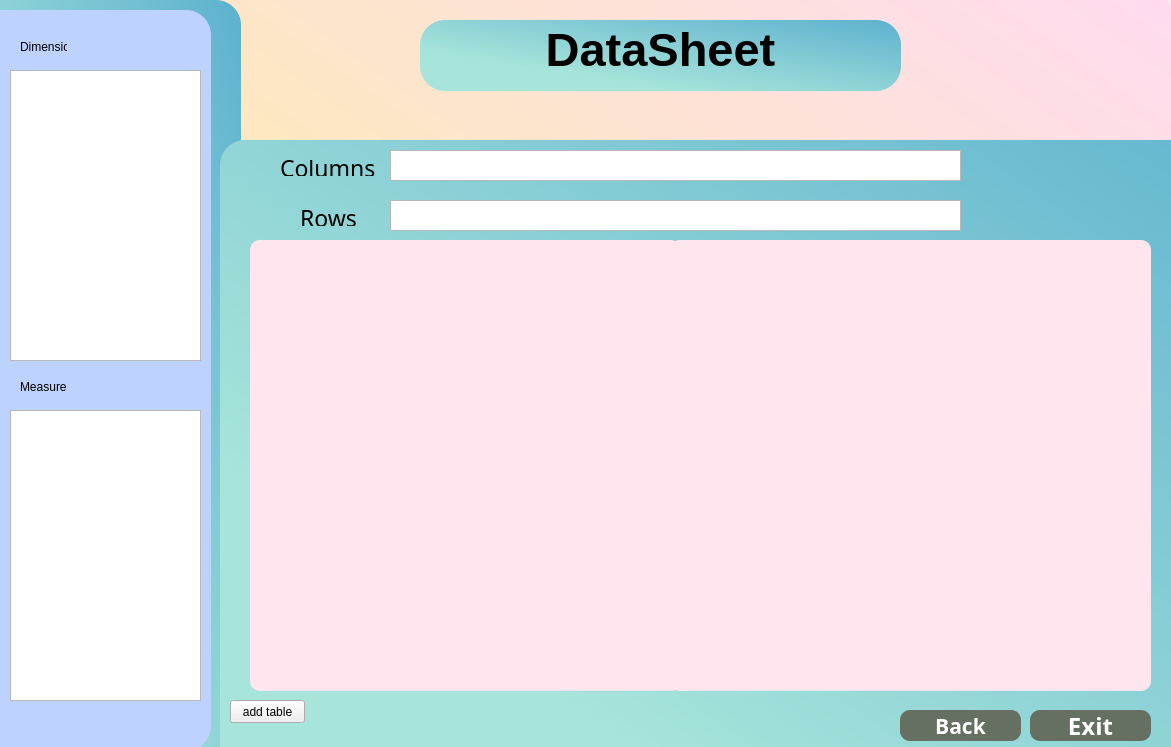
<?xml version="1.0" encoding="UTF-8"?>
<ui version="4.0">
 <class>Form</class>
 <widget class="QWidget" name="Form">
  <property name="geometry">
   <rect>
    <x>0</x>
    <y>0</y>
    <width>1171</width>
    <height>747</height>
   </rect>
  </property>
  <property name="minimumSize">
   <size>
    <width>1171</width>
    <height>747</height>
   </size>
  </property>
  <property name="windowTitle">
   <string>Form</string>
  </property>
  <widget class="QLabel" name="bg_2">
   <property name="geometry">
    <rect>
     <x>40</x>
     <y>-10</y>
     <width>1131</width>
     <height>801</height>
    </rect>
   </property>
   <property name="minimumSize">
    <size>
     <width>861</width>
     <height>721</height>
    </size>
   </property>
   <property name="font">
    <font>
     <weight>75</weight>
     <bold>true</bold>
    </font>
   </property>
   <property name="styleSheet">
    <string notr="true">background :qlineargradient(spread:reflect, x1:1, y1:0, x2:0, y2:1, stop:0 rgba(255, 219, 241, 255), stop:1 rgba(250, 245, 144, 255));border-radius : 20;</string>
   </property>
   <property name="text">
    <string/>
   </property>
  </widget>
  <widget class="QLabel" name="bg">
   <property name="geometry">
    <rect>
     <x>220</x>
     <y>140</y>
     <width>1171</width>
     <height>747</height>
    </rect>
   </property>
   <property name="minimumSize">
    <size>
     <width>1171</width>
     <height>747</height>
    </size>
   </property>
   <property name="styleSheet">
    <string notr="true">background :qlineargradient(spread:pad, x1:0.244, y1:0.699, x2:1, y2:0, stop:0 rgba(167, 228, 218, 255), stop:1 rgba(93, 177, 207, 255)) ;border-radius : 25;</string>
   </property>
   <property name="text">
    <string/>
   </property>
  </widget>
  <widget class="QLabel" name="label_login">
   <property name="geometry">
    <rect>
     <x>460</x>
     <y>20</y>
     <width>401</width>
     <height>61</height>
    </rect>
   </property>
   <property name="font">
    <font>
     <pointsize>17</pointsize>
    </font>
   </property>
   <property name="whatsThis">
    <string>&lt;html&gt;&lt;head/&gt;&lt;body&gt;&lt;p&gt;&lt;span style=&quot; font-size:10pt;&quot;&gt;LOGIN&lt;/span&gt;&lt;/p&gt;&lt;p&gt;&lt;br/&gt;&lt;/p&gt;&lt;/body&gt;&lt;/html&gt;</string>
   </property>
   <property name="text">
    <string>&lt;html&gt;&lt;head/&gt;&lt;body&gt;&lt;p align=&quot;center&quot;&gt;&lt;span style=&quot; font-family:'OCR A Extended'; font-size:35pt; font-weight:600;&quot;&gt;DataSheet&lt;/span&gt;&lt;/p&gt;&lt;/body&gt;&lt;/html&gt;</string>
   </property>
  </widget>
  <widget class="QPushButton" name="Ex_bt">
   <property name="geometry">
    <rect>
     <x>1030</x>
     <y>710</y>
     <width>121</width>
     <height>31</height>
    </rect>
   </property>
   <property name="font">
    <font>
     <family>OCR A Extended</family>
     <pointsize>18</pointsize>
     <weight>75</weight>
     <bold>true</bold>
    </font>
   </property>
   <property name="styleSheet">
    <string notr="true">QPushButton{
background-color:rgb(102, 112, 98);
border-radius : 10px;
color:white}</string>
   </property>
   <property name="text">
    <string>Exit</string>
   </property>
  </widget>
  <widget class="QLabel" name="bg_3">
   <property name="geometry">
    <rect>
     <x>-30</x>
     <y>0</y>
     <width>271</width>
     <height>771</height>
    </rect>
   </property>
   <property name="styleSheet">
    <string notr="true">background :qlineargradient(spread:pad, x1:0.244, y1:0.699, x2:1, y2:0, stop:0 rgba(167, 228, 218, 255), stop:1 rgba(93, 177, 207, 255)) ;border-radius : 25;</string>
   </property>
   <property name="text">
    <string/>
   </property>
  </widget>
  <widget class="QLabel" name="bg_4">
   <property name="geometry">
    <rect>
     <x>-260</x>
     <y>10</y>
     <width>471</width>
     <height>741</height>
    </rect>
   </property>
   <property name="styleSheet">
    <string notr="true">background : rgb(190, 210, 255); border-radius : 25;</string>
   </property>
   <property name="text">
    <string/>
   </property>
  </widget>
  <widget class="listdi" name="list_dimension">
   <property name="geometry">
    <rect>
     <x>10</x>
     <y>70</y>
     <width>191</width>
     <height>291</height>
    </rect>
   </property>
   <property name="font">
    <font>
     <family>OCR A Extended</family>
     <pointsize>15</pointsize>
    </font>
   </property>
  </widget>
  <widget class="listmea" name="list_measures">
   <property name="geometry">
    <rect>
     <x>10</x>
     <y>410</y>
     <width>191</width>
     <height>291</height>
    </rect>
   </property>
   <property name="font">
    <font>
     <family>OCR A Extended</family>
     <pointsize>15</pointsize>
    </font>
   </property>
  </widget>
  <widget class="listcol" name="list_col">
   <property name="geometry">
    <rect>
     <x>390</x>
     <y>150</y>
     <width>571</width>
     <height>31</height>
    </rect>
   </property>
   <property name="font">
    <font>
     <family>OCR A Extended</family>
     <pointsize>14</pointsize>
    </font>
   </property>
  </widget>
  <widget class="listrow" name="list_row">
   <property name="geometry">
    <rect>
     <x>390</x>
     <y>200</y>
     <width>571</width>
     <height>31</height>
    </rect>
   </property>
   <property name="font">
    <font>
     <family>OCR A Extended</family>
     <pointsize>14</pointsize>
    </font>
   </property>
  </widget>
  <widget class="QLabel" name="label">
   <property name="geometry">
    <rect>
     <x>20</x>
     <y>40</y>
     <width>47</width>
     <height>13</height>
    </rect>
   </property>
   <property name="text">
    <string>Dimensions</string>
   </property>
  </widget>
  <widget class="QLabel" name="label_2">
   <property name="geometry">
    <rect>
     <x>20</x>
     <y>380</y>
     <width>47</width>
     <height>13</height>
    </rect>
   </property>
   <property name="text">
    <string>Measures</string>
   </property>
  </widget>
  <widget class="QLabel" name="label_3">
   <property name="geometry">
    <rect>
     <x>280</x>
     <y>160</y>
     <width>101</width>
     <height>16</height>
    </rect>
   </property>
   <property name="font">
    <font>
     <family>Tw Cen MT Condensed Extra Bold</family>
     <pointsize>17</pointsize>
    </font>
   </property>
   <property name="text">
    <string>Columns</string>
   </property>
  </widget>
  <widget class="QLabel" name="label_4">
   <property name="geometry">
    <rect>
     <x>300</x>
     <y>210</y>
     <width>71</width>
     <height>16</height>
    </rect>
   </property>
   <property name="font">
    <font>
     <family>Tw Cen MT Condensed Extra Bold</family>
     <pointsize>17</pointsize>
    </font>
   </property>
   <property name="text">
    <string>Rows</string>
   </property>
  </widget>
  <widget class="QLabel" name="bg_5">
   <property name="geometry">
    <rect>
     <x>420</x>
     <y>20</y>
     <width>481</width>
     <height>71</height>
    </rect>
   </property>
   <property name="styleSheet">
    <string notr="true">background :qlineargradient(spread:pad, x1:0.244, y1:0.699, x2:1, y2:0, stop:0 rgba(167, 228, 218, 255), stop:1 rgba(93, 177, 207, 255)) ;border-radius : 25;</string>
   </property>
   <property name="text">
    <string/>
   </property>
  </widget>
  <widget class="QPushButton" name="addtable_bt">
   <property name="geometry">
    <rect>
     <x>230</x>
     <y>700</y>
     <width>75</width>
     <height>23</height>
    </rect>
   </property>
   <property name="text">
    <string>add table</string>
   </property>
  </widget>
  <widget class="QTableView" name="tableView">
   <property name="enabled">
    <bool>true</bool>
   </property>
   <property name="geometry">
    <rect>
     <x>250</x>
     <y>240</y>
     <width>431</width>
     <height>451</height>
    </rect>
   </property>
   <property name="styleSheet">
    <string notr="true">background :rgb(255, 229, 237) ;border-radius : 10;
</string>
   </property>
  </widget>
  <widget class="QFrame" name="chart">
   <property name="geometry">
    <rect>
     <x>670</x>
     <y>240</y>
     <width>481</width>
     <height>451</height>
    </rect>
   </property>
   <property name="styleSheet">
    <string notr="true">background :rgb(255, 229, 237) ;border-radius : 10;
</string>
   </property>
   <property name="frameShape">
    <enum>QFrame::StyledPanel</enum>
   </property>
   <property name="frameShadow">
    <enum>QFrame::Raised</enum>
   </property>
  </widget>
  <widget class="QPushButton" name="back_bt">
   <property name="geometry">
    <rect>
     <x>900</x>
     <y>710</y>
     <width>121</width>
     <height>31</height>
    </rect>
   </property>
   <property name="font">
    <font>
     <family>OCR A Extended</family>
     <pointsize>16</pointsize>
     <weight>75</weight>
     <bold>true</bold>
    </font>
   </property>
   <property name="styleSheet">
    <string notr="true">QPushButton{
background-color:rgb(102, 112, 98);
border-radius : 10px;
color:white}</string>
   </property>
   <property name="text">
    <string>Back</string>
   </property>
  </widget>
  <zorder>bg_2</zorder>
  <zorder>bg_5</zorder>
  <zorder>bg_3</zorder>
  <zorder>bg_4</zorder>
  <zorder>bg</zorder>
  <zorder>label_login</zorder>
  <zorder>Ex_bt</zorder>
  <zorder>list_dimension</zorder>
  <zorder>list_measures</zorder>
  <zorder>list_col</zorder>
  <zorder>list_row</zorder>
  <zorder>label</zorder>
  <zorder>label_2</zorder>
  <zorder>label_3</zorder>
  <zorder>label_4</zorder>
  <zorder>addtable_bt</zorder>
  <zorder>tableView</zorder>
  <zorder>chart</zorder>
  <zorder>back_bt</zorder>
 </widget>
 <customwidgets>
  <customwidget>
   <class>listrow</class>
   <extends>QListWidget</extends>
   <header>main.h</header>
  </customwidget>
  <customwidget>
   <class>listcol</class>
   <extends>QListWidget</extends>
   <header>main.h</header>
  </customwidget>
  <customwidget>
   <class>listdi</class>
   <extends>QListWidget</extends>
   <header>main.h</header>
  </customwidget>
  <customwidget>
   <class>listmea</class>
   <extends>QListWidget</extends>
   <header>main.h</header>
  </customwidget>
 </customwidgets>
 <resources/>
 <connections/>
</ui>
